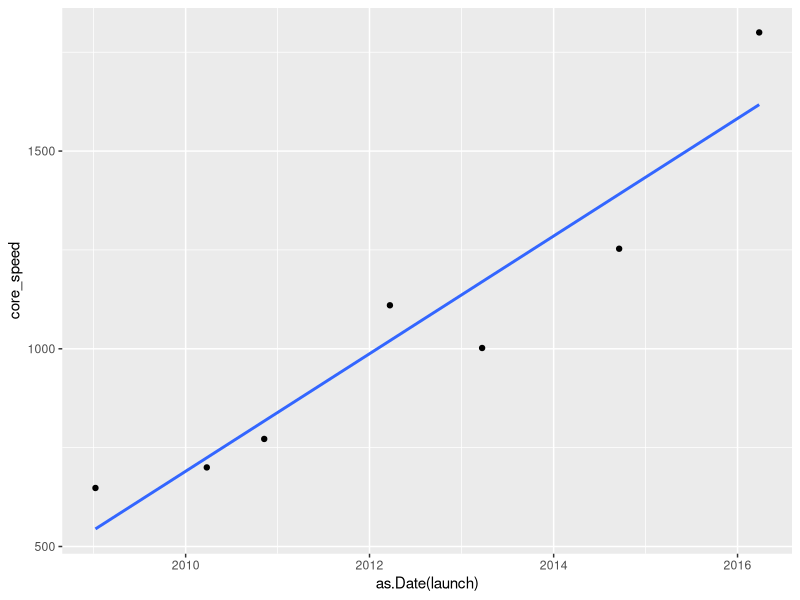
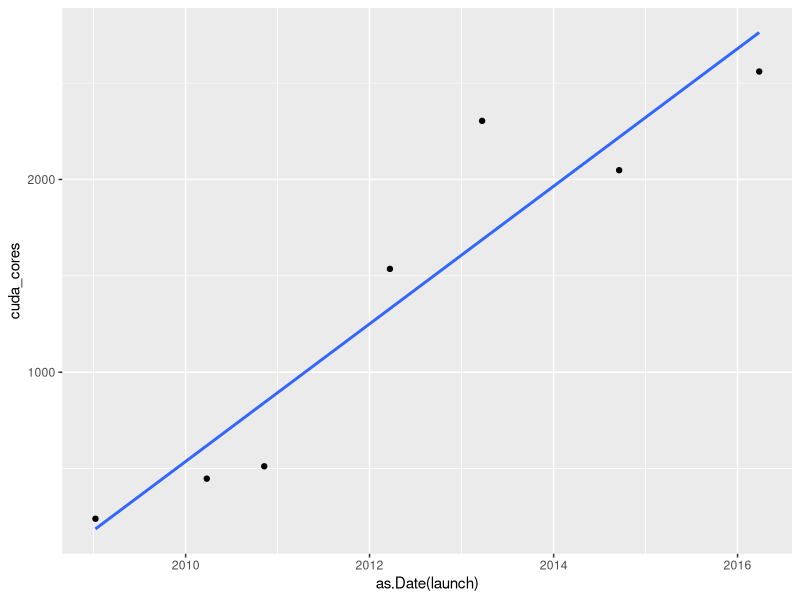
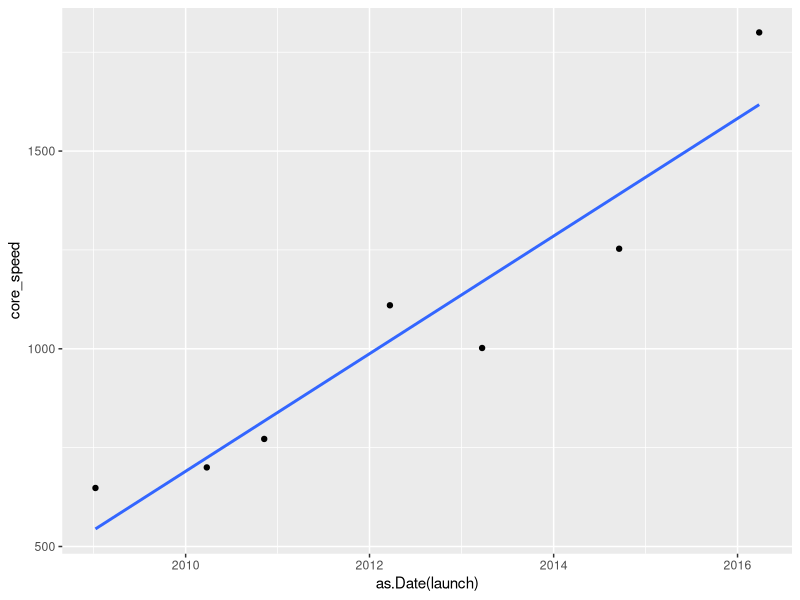
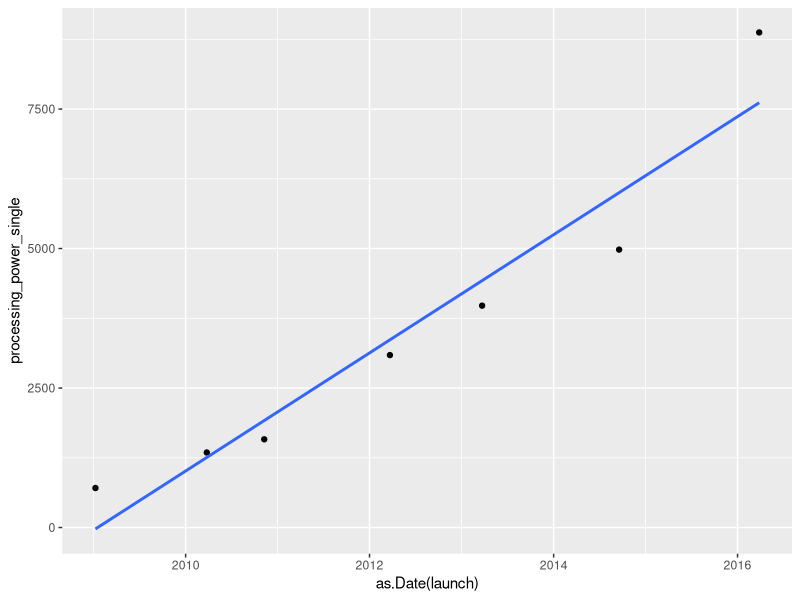
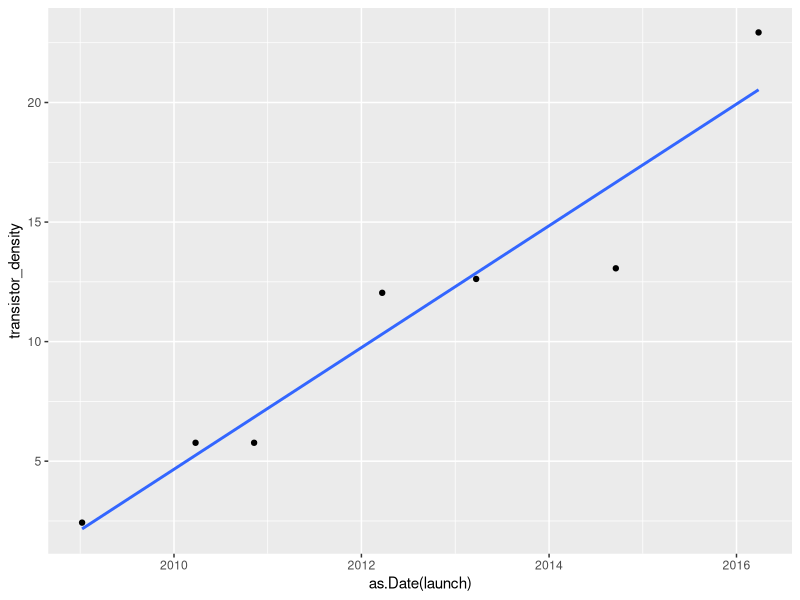

These figures' R source, in order:
## ---- chunk 1
#Read in the data
xx80 <- read.csv("xx80.csv", sep = ";")
xx80
#Note that the only metrics we see grow linearly are transistor density, cuda core count, core speed, and processing power
#For cards with boost capabilities, we only consider the highest speeds, as performance benchmarks always bring out these speeds in the cards

#Play with linear model
library(ggplot2)
m1 <- lm(xx80$core_speed ~ as.Date(xx80$launch))
summary(m1)

#plot(xx80$core_speed ~ as.Date(xx80$launch))

ggplot(xx80, aes(x = as.Date(launch), y = core_speed)) + geom_point() + geom_smooth(method=lm, se=FALSE)
ggplot(xx80, aes(x = as.Date(launch), y = cuda_cores)) + geom_point() + geom_smooth(method=lm, se=FALSE)
ggplot(xx80, aes(x = as.Date(launch), y = core_speed)) + geom_point() + geom_smooth(method=lm, se=FALSE)
ggplot(xx80, aes(x = as.Date(launch), y = processing_power_single)) + geom_point() + geom_smooth(method=lm, se=FALSE)

transistor_density <- xx80$transistors_millions/xx80$die_size
transistor_density
#million transistors per square mm

#Moore's law predicts that the number of transistors per square inch doubles each year
#moore's predicted transistor density

ggplot(xx80, aes(x = as.Date(launch), y = transistor_density)) + geom_point() + geom_smooth(method=lm, se=FALSE)
